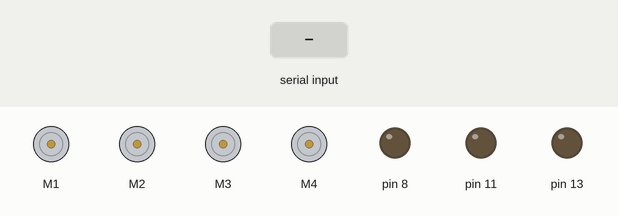
Recording of a sketch running on a simulated Arduino Uno, built with avr-gcc and run on an emulated ATmega328P. On the bench: 4 × DC motor (green arrow = forward, orange = backward, longer = faster), output pins drawn as LEDs (lit = HIGH). The inputs (shaded band) are chosen by the test bench.

Above: at 1.2 s.
1.3 s: "F" received over Serial
At 1.7 s:
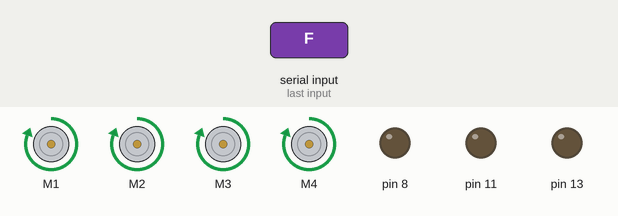
2.8 s: "B" received over Serial
At 4.0 s:
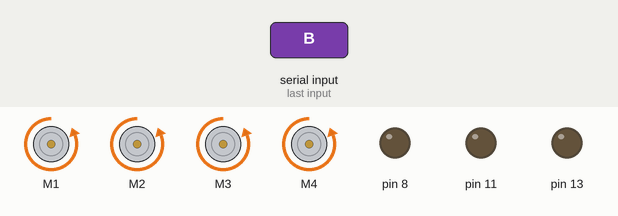
4.3 s: "L" received over Serial
At 5.2 s:
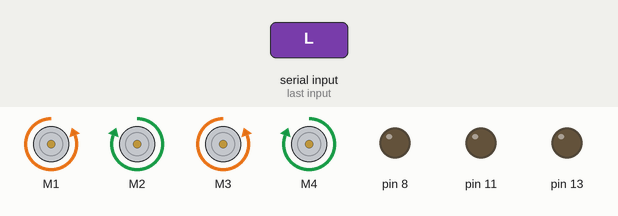
5.8 s: "R" received over Serial
At 6.3 s:
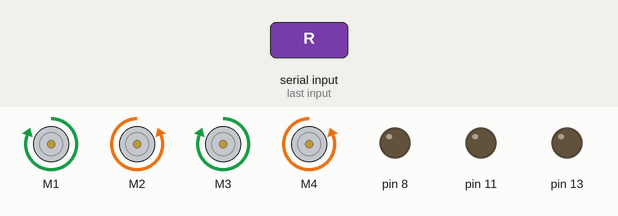
7.3 s: "W" received over Serial
At 8.5 s:
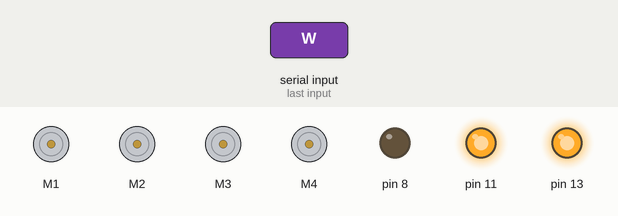
8.8 s: "w" received over Serial
At 9.8 s:
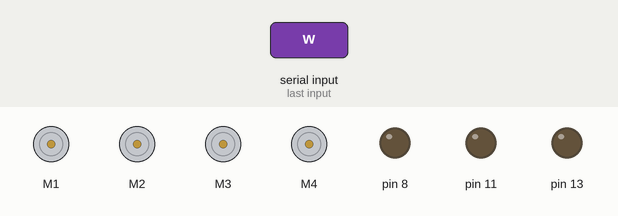
Timing chart, 0 to 11.3 s (numbered marks = the images above; inputs shaded):
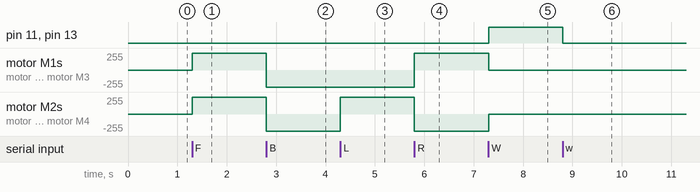

The sketch:

BLUETOOTH_CAR.ino
```cpp
#include <AFMotor.h>

AF_DCMotor motor1(1, MOTOR12_1KHZ);
AF_DCMotor motor2(2, MOTOR12_1KHZ);
AF_DCMotor motor3(3, MOTOR34_1KHZ);
AF_DCMotor motor4(4, MOTOR34_1KHZ);

char command;

void setup()
{
  Serial.begin(9600);
  pinMode(13,OUTPUT);
  pinMode(11,OUTPUT);
   pinMode(8,OUTPUT);
}

void loop(){
  if(Serial.available() > 0){
    command = Serial.read();
    Stop();
    switch(command){
    case 'F':
      forward();
      break;
    case 'B':
       back();
      break;
    case 'L':
      left();
      break;
    case 'R':
      right();
      break;
    case 'W':
    lighton();
    break;
    case'w':
    lightoff();
    break;
    case'V':
    horn();
    break;
     case'v':
    hornoff();
    break;
    }
  }
}

void forward()
{
  motor1.setSpeed(255);
  motor1.run(FORWARD);
  motor2.setSpeed(255);
  motor2.run(FORWARD);
  motor3.setSpeed(255);
  motor3.run(FORWARD);
  motor4.setSpeed(255);
  motor4.run(FORWARD);
}

void back()
{
  motor1.setSpeed(255);
  motor1.run(BACKWARD);
  motor2.setSpeed(255);
  motor2.run(BACKWARD);
  motor3.setSpeed(255);
  motor3.run(BACKWARD);
  motor4.setSpeed(255);
  motor4.run(BACKWARD);
}

void left()
{
  motor1.setSpeed(255);
  motor1.run(BACKWARD);
  motor2.setSpeed(255);
  motor2.run(FORWARD);
  motor3.setSpeed(255);
  motor3.run(BACKWARD);
  motor4.setSpeed(255);
  motor4.run(FORWARD);
}

void right()
{
  motor1.setSpeed(255);
  motor1.run(FORWARD);
  motor2.setSpeed(255);
  motor2.run(BACKWARD);
  motor3.setSpeed(255);
  motor3.run(FORWARD);
  motor4.setSpeed(255);
  motor4.run(BACKWARD);
}

void Stop()
{
  motor1.setSpeed(0);
  motor1.run(RELEASE);
  motor2.setSpeed(0);
  motor2.run(RELEASE);
  motor3.setSpeed(0);
  motor3.run(RELEASE);
  motor4.setSpeed(0);
  motor4.run(RELEASE);
}
void lighton()
{
  digitalWrite(13,HIGH);
  digitalWrite(11,HIGH);
}

void lightoff()
{
  digitalWrite(13,LOW);
  digitalWrite(11,LOW);
}

void horn()
{
  digitalWrite(8,HIGH);
}

void hornoff()
{
   digitalWrite(8,LOW);
}
```

Measured:
- after the input at 1.3 s, motor M1–4: stopped → forward 255/255 at once
- after the input at 2.8 s, motor M1–4: forward 255/255 → backward 255/255 at once
- after the input at 4.3 s, motor M2, motor M4: backward 255/255 → forward 255/255 at once
- after the input at 5.8 s, motor M1, motor M3: backward 255/255 → forward 255/255 at once; motor M2, motor M4: forward 255/255 → backward 255/255 at once
- after the input at 7.3 s, pin 11, pin 13: LOW → HIGH at once; motor M1, motor M3: forward 255/255 → stopped at once; motor M2, motor M4: backward 255/255 → stopped at once
- after the input at 8.8 s, pin 11, pin 13: HIGH → LOW at once
